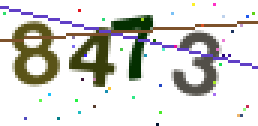
#> input picture checkcode.jpg, 86 x 42 px (shown 3 times larger)
$ python denoise.py
#> lines starting #> are read from the running program, lines starting #| are printed output that depends on the picture; after the words box and inside, x2 and y2 are one past the last pixel; in counts of white or black regions, pixels touching at a corner belong together
#> further down, x is the input picture: PIL image 86x42 RGB; mean R, G, B 215.4, 215, 210.5
from PIL import Image, ImageEnhance, ImageFilter
from config import *


def normalProcess(x) :
    ret = x
    ret = ImageEnhance.Contrast(ret).enhance(10)
    ret = ImageEnhance.Sharpness(ret).enhance(10)
    ret = ret.filter(ImageFilter.EDGE_ENHANCE)
    return ret

def gray(image) :
    img = image
    img = img.convert("L")
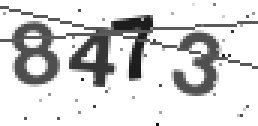
#> img: PIL image 86x42 L (shown 3 times larger); min 18, max 255, mean 214.6
    return img

def polar(image) :
    img = image
    img = gray(img)
    height, width = img.size
#> height = 86; width = 42
    for x in range(0, height) :
        for y in range(0, width) :
            if img.getpixel((x, y)) < 128 :
                img.putpixel((x, y), 0)
            else :
                img.putpixel((x, y), 255)
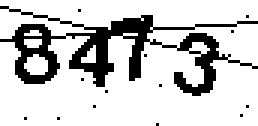
#> img: PIL image 86x42 L (shown 3 times larger); 79.9% white; 14 black regions (13 under 20 px), largest, box (x1, y1, x2, y2) and area: (0, 2, 86, 32) 712
    return img

def denoise(image) :
    img = image
    img = polar(img)
    height, width = img.size
#> height = 86; width = 42

    for times in range(0, TIMES_DENOISE) :
        data = img.getdata()
        for x in range(0, height) :
            for y in range(0, width) :
                if data[y * height + x] != 0 :
                    continue
                count = 0
                for direction in range(0, 8) :
                    _x = x + DX[direction]
                    _y = y + DY[direction]
                    if _x < 0 or _x >= height or _y < 0 or _y >= width :
                        count += 1
                        continue
                    if data[_y * height + _x] == 0 :
                        count += 1
                if count < 3 :
                    img.putpixel((x, y), 255)
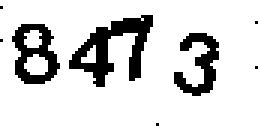
#> img: PIL image 86x42 L (shown 3 times larger); 83.6% white; 8 black regions (5 under 20 px), largest, box (x1, y1, x2, y2) and area: (23, 5, 51, 29) 274, (4, 8, 20, 28) 167, (58, 11, 73, 32) 147

    for times in range(0, TIMES_DENOISE) :
        data = img.getdata()
        for x in range(0, height) :
            for y in range(0, width) :
                if data[y * height + x] != 255 :
                    continue
                count = 0
                for direction in range(0, 8) :
                    _x = x + DX[direction]
                    _y = y + DY[direction]
                    if _x < 0 or _x >= height or _y < 0 or _y >= width :
                        count += 1
                        continue
                    if data[_y * height + _x] == 255 :
                        count += 1
                if count < 3 :
                    img.putpixel((x, y), 0)
#> img: PIL image 86x42 L; 83.4% white; 8 black regions (5 under 20 px), largest, box (x1, y1, x2, y2) and area: (23, 5, 51, 29) 278, (4, 8, 20, 28) 168, (58, 11, 73, 32) 147
    return img

if __name__ == '__main__' :
    x = Image.open('checkcode.jpg')
    x.load()
    x = denoise(x)
    x.save('c.jpg')
